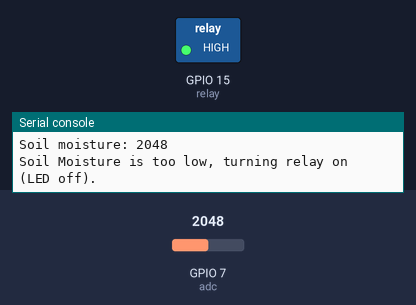
This program was run on a simulated ESP32 board running MicroPython. Parts: switched loads named in the program (green lamp = pin HIGH), the last lines printed to the serial console. Inputs (shaded band) come from the test bench; at power-on: GPIO 7 (adc) = 2048 (analog values on the 0–4095 scale).

Above: at 1.2 s.
1.3 s: GPIO 7 (adc) set to 2009
At 3.0 s:
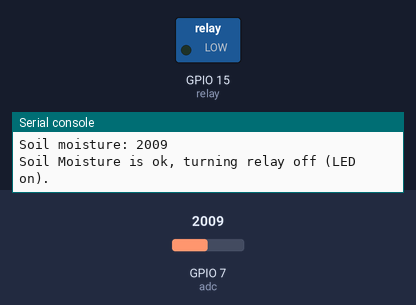
4.0 s: GPIO 7 (adc) set to 2087
At 4.6 s:
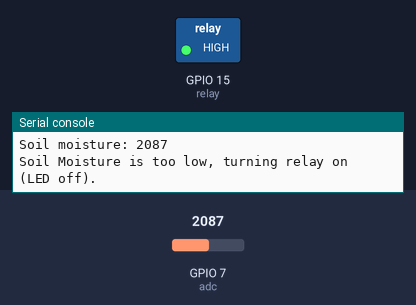
6.7 s: GPIO 7 (adc) set to 2047
At 8.9 s:
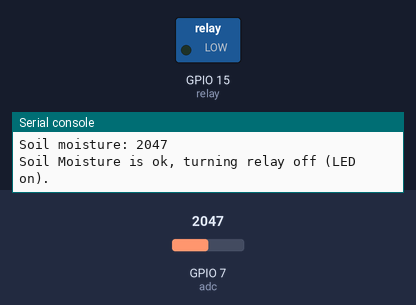
Timing chart, 0 to 10.4 s (numbered marks = the images above; inputs shaded):
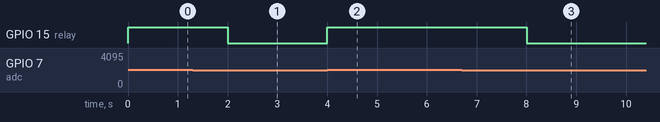

The program:

main.py
```python
import time
from machine import ADC, Pin

adc = ADC(7, atten=ADC.ATTN_11DB)
relay = Pin(15, Pin.OUT)

while True:
    soil_moisture = adc.read()
    print("Soil moisture:", soil_moisture)

    if soil_moisture > 2047:
        print("Soil Moisture is too low, turning relay on (LED off).")
        relay.on()
    else:
        print("Soil Moisture is ok, turning relay off (LED on).")
        relay.off()

    time.sleep(2)
```

Measured:
- the behaviour switches between 2048 and 2047 on GPIO 7 (adc) (found by bisection; images 0 and 1)
- after the input at 1.3 s, GPIO 15 (relay): HIGH → LOW after 0.70 s
- after the input at 4.0 s, GPIO 15 (relay): LOW → HIGH at once
- after the input at 6.7 s, GPIO 15 (relay): HIGH → LOW after 1.3 s
